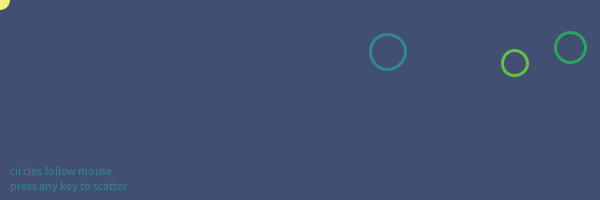
Frame 1 (no input)
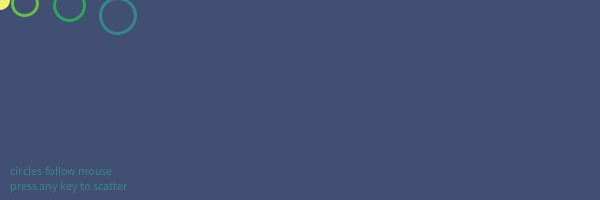
Frame 60 (the mouse pressed at the canvas centre just before this capture)
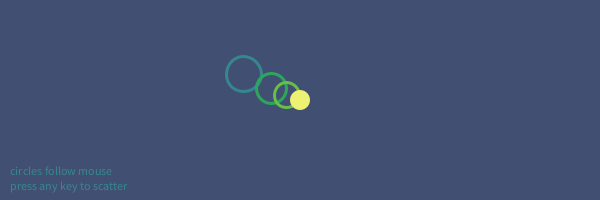
Frame 120 (the mouse held since frame 60 and released just before this capture)

The Processing sketch that drew these frames (run headless with seeded random() and noise(); from frame 60 on, the mouse is pressed at the canvas centre):

// Processing sketch: processing_88498
// ── processing_88498.pde

/*
 *  Title: P06_05_Easing
 *  By:    Barton Poulson (bartdoesart.com)
 *  Date:  06 February 2013
 *
 *  Assignment:
 *    Create a dynamic sketch in which one or more objects approach a 
 *    position (e.g., a random coordinate on the screen, a specified 
 *    data value, or the mouse) by “easing” towards that target. 
 *
 *    To do so, first create global float variables for the x and y 
 *    positions of each object that you want to ease
 *
 *    Next, create a variable that specifies the speed of easing, with a
 *    value between 0 and 1, like this (give the variable any name you want): 
 *      float easingSpeed = .05;
 *
 *    Finally, after the function in draw() that places the object, increment
 *    its position by a fraction of the distance remaining to the target,
 *    like this:
 *      ellipse(x, y, 20, 20);
 *      x += (targetX - x) * easingSpeed;
 *      y += (targetY - y) * easingSpeed;
 */
 
// This palette is "Indispensible" by dlgombert.
// See https://kuler.adobe.com/#themeID/2220568

color[] palette = {#414F73, #34888C, #2DA65D, #67BF47, #EEF272};

int wide = 600;
int high = 200;

int d = 20;

float x1 = random(wide);
float y1 = random(high);
float easing1 = .02;

float x2 = random(wide);
float y2 = random(high);
float easing2 = .035;

float x3 = random(wide);
float y3 = random(high);
float easing3 = .05;

void setup(){
//  size(wide, high);  // You can use variables for the window in Processing...
  size(600, 200);      // ...but have to use values in OpenProcessing
  smooth();
  strokeWeight(3);
  noCursor();
}

void draw(){
  background(palette[0]);
  
  // Directions in the bottom left of the window
  fill(palette[1]);
  text("circles follow mouse", 10, height-25);
  text("press any key to scatter", 10, height-10);
  
  // Circle 1
  stroke(palette[1]);
  noFill();
  ellipse(x1, y1, d+15, d+15);
  x1 += (mouseX - x1)*easing1;
  y1 += (mouseY - y1)*easing1;

  // Circle 2
  stroke(palette[2]);
  noFill();
  ellipse(x2, y2, d+10, d+10);
  x2 += (mouseX - x2)*easing2;
  y2 += (mouseY - y2)*easing2;

  // Circle 3
  stroke(palette[3]);
  noFill();
  ellipse(x3, y3, d+5, d+5);
  x3 += (mouseX - x3)*easing3;
  y3 += (mouseY - y3)*easing3;

  // Dot on cursor
  noStroke();
  fill(palette[4]);
  ellipse(mouseX, mouseY, d, d);
}

// This scatters the circles if any key is pressed
void keyPressed() {
  x1 = random(wide);
  y1 = random(high);

  x2 = random(wide);
  y2 = random(high);

  x3 = random(wide);
  y3 = random(high);
}
